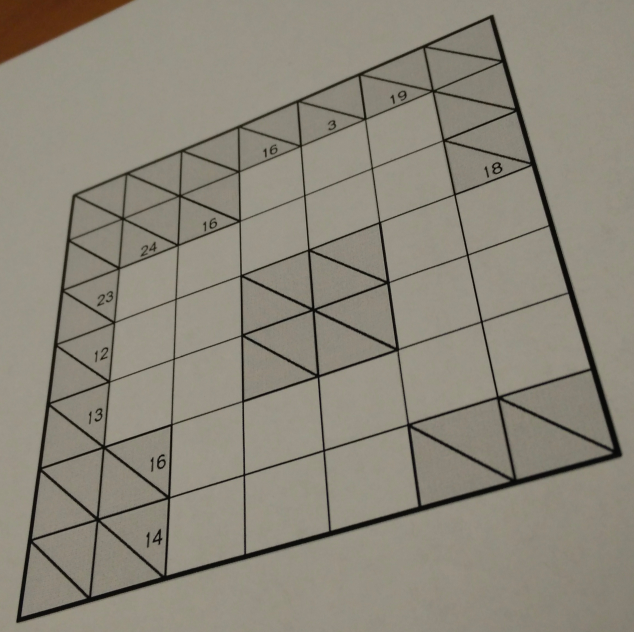
#> input picture s1.png, 1268 x 1264 px (shown at 1/2 size)
$ python kak.py
#> lines starting #> are read from the running program, lines starting #| are printed output that depends on the picture; after the words box and inside, x2 and y2 are one past the last pixel; in counts of white or black regions, pixels touching at a corner belong together
import numpy as np
import cv2
from matplotlib import pyplot as plt
from PIL import Image
from tensorflow.keras.models import Sequential
from tensorflow.keras.layers import Conv2D, MaxPooling2D, Flatten, Dense, Dropout
from tensorflow.keras.datasets import mnist
from tensorflow.keras.utils import to_categorical

SIZE = 7

def MNIST():
    # Load and preprocess MNIST dataset
    (x_train, y_train), (x_test, y_test) = mnist.load_data()
    x_train = x_train.reshape(x_train.shape[0], 28, 28, 1).astype('float32') / 255.0
    x_test = x_test.reshape(x_test.shape[0], 28, 28, 1).astype('float32') / 255.0
    y_train = to_categorical(y_train, 10)
    y_test = to_categorical(y_test, 10)

    # Define and compile model
    model = Sequential([
        Conv2D(32, (3, 3), activation='relu', input_shape=(28, 28, 1)),
        MaxPooling2D((2, 2)),
        Conv2D(64, (3, 3), activation='relu'),
        MaxPooling2D((2, 2)),
        Flatten(),
        Dense(128, activation='relu'),
        Dropout(0.5),
        Dense(10, activation='softmax')  # 10 classes for digits 0-9
    ])
    model.compile(optimizer='adam', loss='categorical_crossentropy', metrics=['accuracy'])
    model.fit(x_train, y_train, validation_data=(x_test, y_test), epochs=15, batch_size=128)
    _, test_accuracy = model.evaluate(x_test, y_test)
    print(f'Test accuracy: {test_accuracy:.2f}')

    return model


def processImage(img):
    # Image preprocessing
    img = np.array(img)
    gray = cv2.cvtColor(img, cv2.COLOR_BGR2GRAY)
    blurred = cv2.GaussianBlur(gray, (5, 5), 0)
    edges = cv2.Canny(blurred, 50, 150)
    contours, _ = cv2.findContours(edges, cv2.RETR_EXTERNAL, cv2.CHAIN_APPROX_SIMPLE)
    contours = sorted(contours, key=cv2.contourArea, reverse=True)
    area_list = [cv2.contourArea(cont) for cont in contours]
    p_list = [cv2.arcLength(cont, True) for cont in contours]
    page_index = np.argmax(area_list)
    doc_contour = cv2.approxPolyDP(contours[page_index], epsilon=0.005 * p_list[page_index], closed=True)
    cv2.drawContours(img, [doc_contour], -1, (0, 255, 0), 2)

    # Perspective transformation
    def sortPoints(points):
        points = points.reshape((4, 2))
        pointsSorted = np.zeros((4, 1, 2), dtype=np.int32)
        addPoints = points.sum(1)
        pointsSorted[0] = points[np.argmin(addPoints)]
        pointsSorted[3] = points[np.argmax(addPoints)]
        diffPoints = np.diff(points, axis=1)
        pointsSorted[1] = points[np.argmin(diffPoints)]
        pointsSorted[2] = points[np.argmax(diffPoints)]
        return pointsSorted

    h, w, _ = img.shape
    doc_contour_reshaped = sortPoints(doc_contour).squeeze()
    p1 = np.float32(doc_contour_reshaped)
    p2 = np.float32([[0, 0], [w, 0], [0, h], [w, h]])
    arr_pres = cv2.getPerspectiveTransform(p1, p2)
    puzzle_image = cv2.warpPerspective(img, arr_pres, (w, h))

    # Extract cells
    cells = []
    M, N = puzzle_image.shape[0] // SIZE, puzzle_image.shape[1] // SIZE
    for i in range(SIZE):
        cells.append([])
        for j in range(SIZE):
            cell = puzzle_image[i * M:(i + 1) * M, j * N:(j + 1) * N]
            cells[i].append(cell)

    # Display the original and processed
    plt.figure(figsize=(15, 10))
    plt.subplot(1, 2, 1)
    plt.imshow(img)
    plt.title('Original Image')
    plt.axis('off')
    plt.subplot(1, 2, 2)
    plt.imshow(puzzle_image, cmap='gray')
    plt.title('Processed Image')
    plt.axis('off')
    plt.show()

    return puzzle_image, cells, arr_pres, doc_contour


# [77 lines left out: functions reverseProcess, detect_diagonal_line, getDigit, not called in this run]

def getBoard(cells):
    # Generate board from cells
    model = MNIST()
    board = [[(0, 0) for _ in range(SIZE)] for _ in range(SIZE)]
    for i in range(SIZE):
        for j in range(SIZE):
            if detect_diagonal_line(cells[i][j]):
                l, r = getDigit(cells[i][j], model)
                board[i][j] = (l, r)
            else:
                board[i][j] = (0, 0)

    return board


# [120 lines left out: functions setBoard, find_empty_location, find_cons, is_valid, solve_sudoku, not called in this run]


if __name__ == '__main__':
    image_path = 's1.png'
    img = Image.open(image_path)
#> img is the input picture: PIL image 1268x1264 RGBA; mean R, G, B, A 139.5, 134.2, 121.5, 255
    puzzle_image, cells, arr_pres, cont = processImage(img)
#> in processImage, `edges = cv2.Canny(blurred, 50, 150)`:
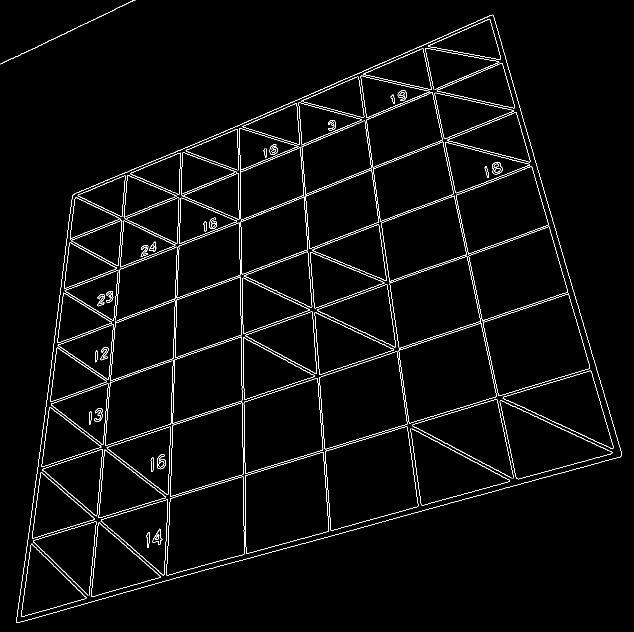
#> edges: shape (1264, 1268) (shown at 1/2 size); 2.5% white in thin lines or dots
#> in processImage, `contours, _ = cv2.findContours(edges, cv2.RETR_EXTERNAL, cv2.CHAIN_APP..`: contours = 2 contours; box (x1, y1, x2, y2) and area: (32, 29, 1244, 1246) 914092, (0, 0, 271, 129) 105
#> in processImage, `area_list = [cv2.contourArea(cont) for cont in contours]`: area_list = [914092.5, 105]
#> in processImage, `p_list = [cv2.arcLength(cont, True) for cont in contours]`: p_list = [4229, 648]
#> in processImage, `page_index = np.argmax(area_list)`: page_index = 0
#> in processImage, `doc_contour = cv2.approxPolyDP(contours[page_index], epsilon=0.005 * p..`: doc_contour = [[986, 30], [145, 390], [33, 1245], [1243, 911]]
#> in processImage, `cv2.drawContours(img, [doc_contour], -1, (0, 255, 0), 2)`:
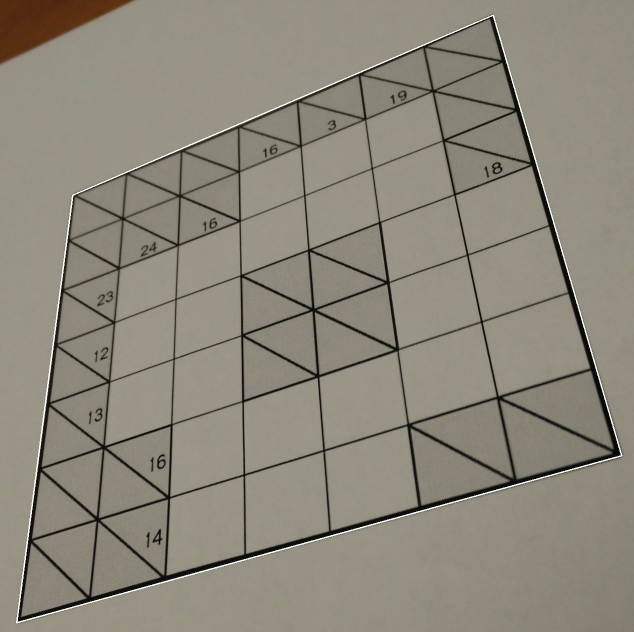
#> img: shape (1264, 1268, 4) (shown at 1/2 size); 0.69% of pixels changed, all inside (x1, y1, x2, y2) = (32, 29, 1245, 1247); transparent parts drawn white
#> in sortPoints, `addPoints = points.sum(1)`: addPoints = [1016, 535, 1278, 2154]
#> in sortPoints, `diffPoints = np.diff(points, axis=1)`: diffPoints = [-956, 245, 1212, -332]
#> in processImage, `doc_contour_reshaped = sortPoints(doc_contour).squeeze()`: doc_contour_reshaped = [[145, 390], [986, 30], [33, 1245], [1243, 911]]
#> in processImage, `arr_pres = cv2.getPerspectiveTransform(p1, p2)`: arr_pres = [[2.47, 0.323, -483.9], [1.24, 2.89, -1308.7], [0.000532, 0.000667, 1]]
#> in processImage, `puzzle_image = cv2.warpPerspective(img, arr_pres, (w, h))`:
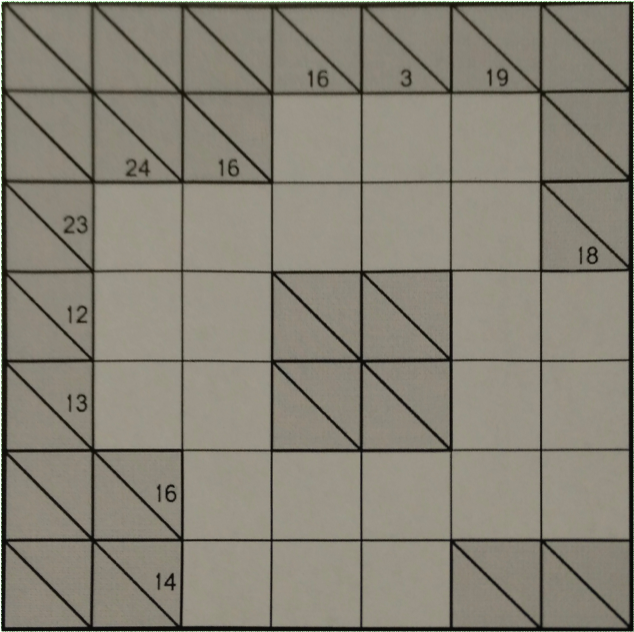
#> puzzle_image: shape (1264, 1268, 4) (shown at 1/2 size); mean R, G, B, A 133.1, 129.9, 116.2, 253.4; transparent parts drawn white
#> after the loop in processImage, `for i in range(SIZE):`: cells = 7 items
#> in processImage, `plt.show()`:
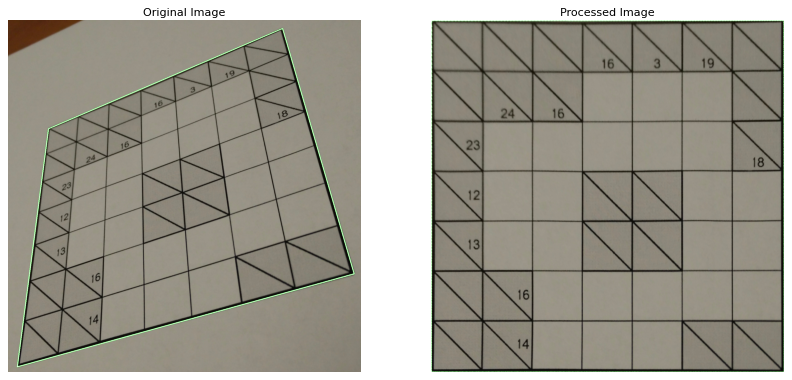
#> figure drawn by matplotlib, 2 panels
#> cells = 7 items; cont = [[986, 30], [145, 390], [33, 1245], [1243, 911]]
#> (the run stopped early here; a loop or call above may not have finished)
